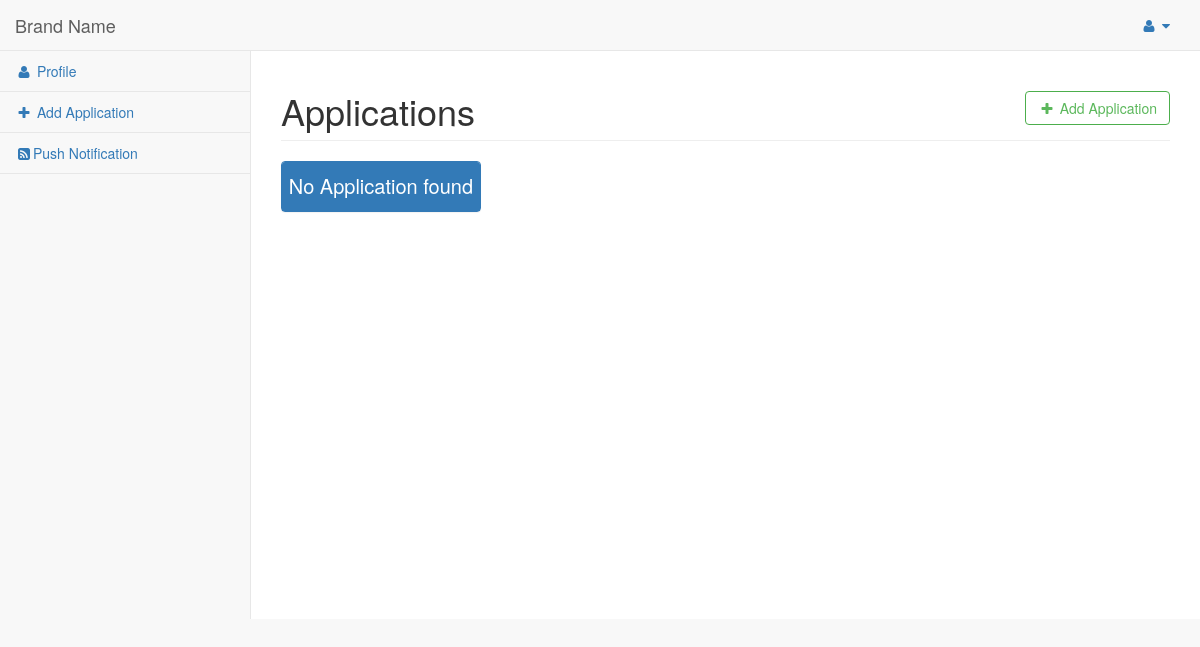
The page /pages/ (signed in) on the database as committed earlier.
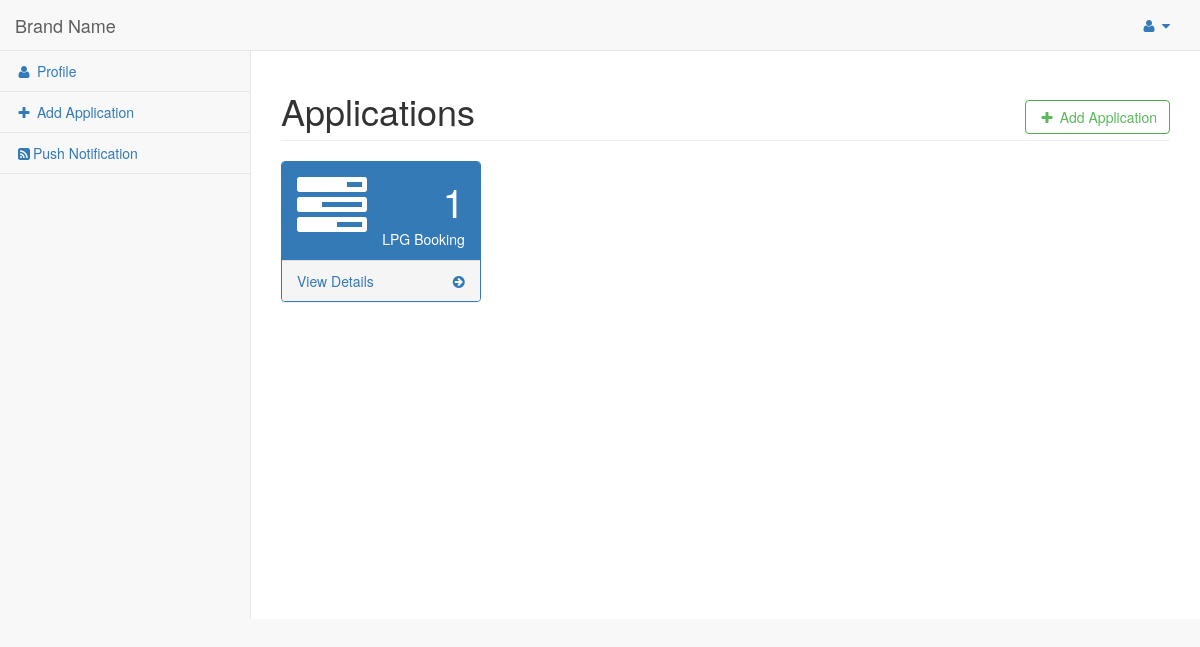
The same page on the database as committed later.
### tables this page shows
CREATE TABLE `app_main_detail` (
  `list_id` int(11) NOT NULL,
  `app_id` varchar(50) NOT NULL,
  `app_name` varchar(50) NOT NULL
);

### pages/includephp/fetchappslist.php (called while the page is built, shortened)
<?php
$sql = "SELECT `app_id`,`app_name` FROM `app_main_detail` ";
$result = mysqli_query($db, $sql);
$count = mysqli_num_rows($result);
if ($count >= 1) {
	$appslist=$result;
}
else if ($count == 0) {
	$appslist = "";
}
?>

### pages/index.php (the view, shortened to what this page needs)
<?php
include 'includex/session.php';
include 'includephp/fetchappslist.php';
?>
<!DOCTYPE html>
<html lang="en">
<head>
    <link href="../vendor/bootstrap/css/bootstrap.min.css" rel="stylesheet">
    <link href="../vendor/metisMenu/metisMenu.min.css" rel="stylesheet">
    <link href="../vendor/font-awesome/css/font-awesome.min.css" rel="stylesheet" type="text/css">
    <link href="../dist/common/sb-admin-2.css" rel="stylesheet">
    <link href="../dist/common/style.css" rel="stylesheet" type="text/css">
</head>
<body>
    <div id="wrapper">
        <nav class="navbar navbar-default navbar-static-top" role="navigation" style="margin-bottom: 0">
            <div class="navbar-header">
                <a class="navbar-brand" href="index.html">Brand Name</a>
            </div>
            <ul class="nav navbar-top-links navbar-right">
                <li class="dropdown fr">
                    <a class="dropdown-toggle" data-toggle="dropdown" href="#">
                        <i class="fa fa-user fa-fw"></i> <i class="fa fa-caret-down"></i>
                    </a>
                </li>
            </ul>
            <div class="navbar-default sidebar" role="navigation">
                <div class="sidebar-nav navbar-collapse">
                    <ul class="nav" id="side-menu">
                        <li>
                            <a href="profile"><i class="fa fa-user fa-fw"></i> Profile</a>
                        </li>
                        <li>
                            <a href="add_app"><i class="fa fa-plus fa-fw"></i> Add Application</a>
                        </li>
                        <li>
                            <a href="notification/"><i class="fa fa-rss-square fa-fw"></i>Push Notification</a>
                        </li>
                    </ul>
                </div>
            </div>
        </nav>
        <div id="page-wrapper">
            <div class="row">
                <div class="col-lg-12">
                    <h1 class="page-header">Applications
                        <span class="fr">
                            <a href="add_app" type="button" class="btn btn-outline btn-success">  <i class="fa fa-plus fa-fw"></i> Add Application</a>
                        </span>
                    </h1>
                </div>
            </div>
            <div class="row">
                <?php
                if($appslist!==""){
                    while ( $row = mysqli_fetch_array($appslist, MYSQLI_ASSOC)){
                ?>
                <div class="col-lg-3 col-md-6">
                    <div class="panel panel-primary">
                        <div class="panel-heading">
                            <div class="row">
                                <div class="col-xs-3">
                                    <i class="fa fa-tasks fa-5x"></i>
                                </div>
                                <div class="col-xs-9 text-right">
                                    <div class="huge">1</div>
                                    <div><?php echo $row['app_name']; ?></div>
                                </div>
                            </div>
                        </div>
                        <a>
                            <div class="panel-footer" onclick="jumppage('<?php echo $row['app_id']; ?>','<?php echo $row['app_name']; ?>')" >
                                <span class="pull-left">View Details</span>
                                <span class="pull-right"><i class="fa fa-arrow-circle-right"></i></span>
                                <div class="clearfix"></div>
                            </div>
                        </a>
                    </div>
                </div>
                <?php
                    }}else{
                        ?>
                         <div class="col-lg-3 col-md-6">
                    <div class="panel panel-primary">
                        <div class="panel-heading">
                            <div class="row">
                               <p class="nodata">No Application found</p>
                            </div>
                        </div>
                    </div>
                </div>
                         <?php
                    }
                ?>
            </div>
        </div>
    </div>
</body>
</html>

Rows that differ between the two databases and show on the page:
added app_main_detail: app_name "LPG Booking"
Other text that changed with them:
text no longer shown: "No Application found"
